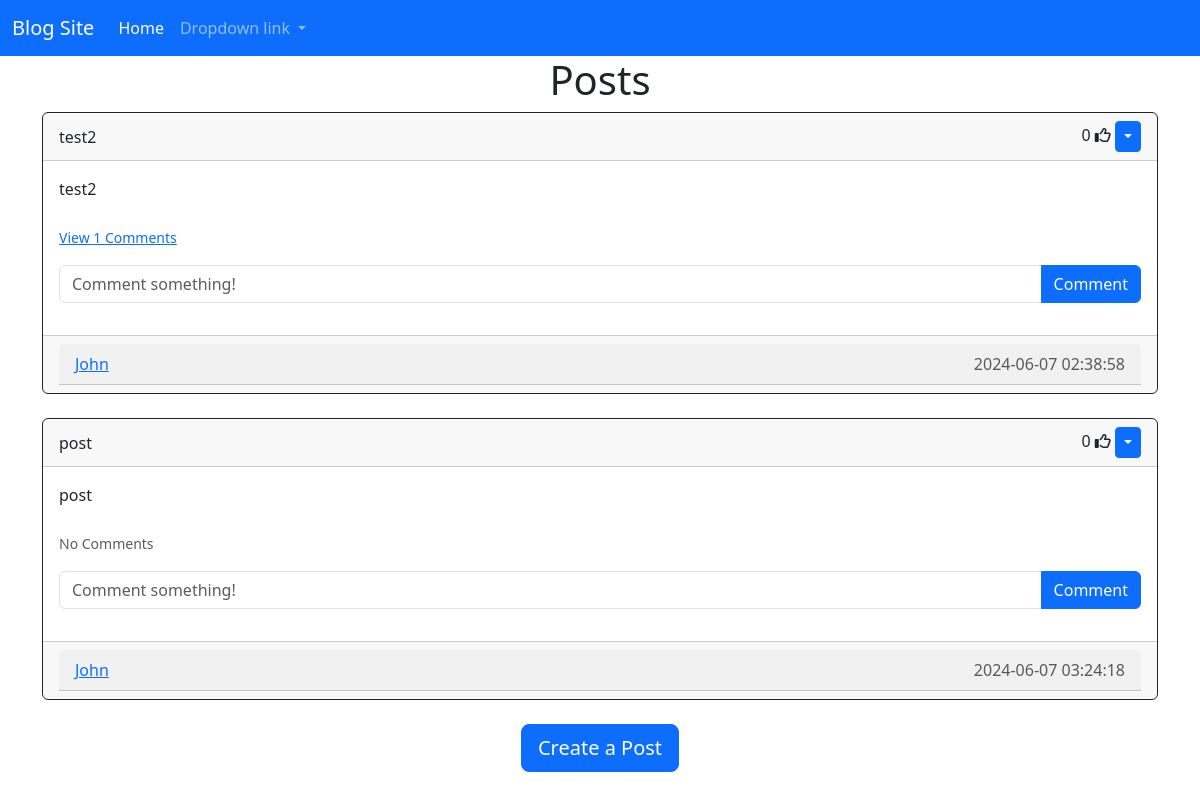
Screenshot of /home (signed in) with the database file from the repository.
### website/models.py (models this page shows)
class Post(db.Model):
    id = db.Column(db.Integer, primary_key = True)
    text = db.Column(db.Text, nullable=False)
    title = db.Column(db.String(150), nullable=False)
    date_created = db.Column(db.DateTime(timezone = True), default = func.now())
    author = db.Column(db.Integer, db.ForeignKey('user.id', ondelete='CASCADE'), nullable=False)
    comments = db.relationship('Comment', backref='post', passive_deletes=True)
    likes = db.relationship('Like', backref='post', passive_deletes=True)

class User(db.Model, UserMixin):
    id = db.Column(db.Integer, primary_key = True)
    email = db.Column(db.String(150), unique = True)
    username = db.Column(db.String(150), unique = True)
    password = db.Column(db.String(150))
    date_created = db.Column(db.DateTime(timezone = True), default = func.now())
    posts = db.relationship('Post', backref='user', passive_deletes=True)
    comments = db.relationship('Comment', backref='user', passive_deletes=True)
    likes = db.relationship('Like', backref='user', passive_deletes=True)

### website/views.py (the view)
@views.route("/")
@views.route("/home")
@login_required
def home():
    posts = Post.query.all()
    return render_template("home.html", user = current_user, posts =posts)

### website/__init__.py (called while the page is built)
def create_app():
    app = Flask(__name__)
    app.config['SECRET_KEY'] = "helloworld"
    app.config['SQLALCHEMY_DATABASE_URI'] = f'sqlite:///{DB_NAME}'
    db.init_app(app)
    from .views import views
    from .auth import auth
    app.register_blueprint(views, url_prefix="/")
    app.register_blueprint(auth, url_prefix="/")
    from .models import User, Post, Comment, Like
    create_database(app)
    login_manager = LoginManager()
    login_manager.login_view = "auth.login"
    login_manager.init_app(app)
    @login_manager.user_loader
    def load_user(id):
        return User.query.get(int(id))
    return app

### website/templates/home.html (shortened to what this page needs)
{% extends "posts_div.html" %}

### website/templates/posts_div.html (shortened to what this page needs)
{% extends "base.html" %} {% block title %}Home{% endblock %} {% block content
    %}
    <h1 align="center">{% block header %}Posts{% endblock %}</h1>
    <div id="posts">
      {% for post in posts %}
      <div class="card border-dark">
        <div class="card-header d-flex justify-content-between align-items-center">
          {{post.title}}
          <div>
            <span id="likes-count-{{post.id}}">
            {{ post.likes|length }}</span>
            {% if user.id in post.likes|map(attribute="author")|list %}
            <i class="fas fa-thumbs-up" id="like-button-{{post.id}}" onclick="like({{post.id}})"></i>
            {% else %}
            <i class="far fa-thumbs-up" id="like-button-{{post.id}}" onclick="like({{post.id}})" ></i>
            {% endif %} {% if user.id == post.author %}
            <div class="btn-group">
              <button type="button" class="btn btn-sm btn-primary dropdown-toggle" data-bs-toggle="dropdown"></button>
            </div>
            {% endif %}
          </div>
        </div>
        <div class="card-body">
          <div class="card-text">{{post.text}}</div>
          <br />
          <p class="card-text">
            {% if post.comments|length > 0 %}
            <a data-bs-toggle="collapse" href="#comments-{{post.id}}" role="button">
              <small>View {{post.comments|length}} Comments</small>
            </a>
            {% else %}
            <small class="text-muted">No Comments</small>
            {% endif %}
          </p>
          <form class="input-group mb-3" method="POST" action="/create-comment/{{post.id}}">
            <input type="text" id="text"name="text" class="form-control" placeholder="Comment something!"/>
            <button type="submit" class="btn btn-primary">Comment</button>
          </form>
        </div>
        <div class="card-footer text-muted">
            <div class="card-header d-flex justify-content-between align-items-center">
            <a href="/posts/{{post.user.username}}">{{post.user.username}}</a>
            {{post.date_created}}
            </div>
        </div>
      </div>
      <br /> {% endfor %}
    </div>
    {% block footer %}
    <div align="center">
      <a href="/create-post"><button type="button" class="btn btn-primary btn-lg">Create a Post</button></a>
    </div>
    {% endblock %} {% endblock %}

### rows the page displays
Post: title "test2", likes|length "0", text "test2", comments|length "1", user.username "John", date_created "2024-06-07 02:38:58"
Post: title "post", likes|length "0", text "post", shows "No Comments", user.username "John", date_created "2024-06-07 03:24:18"
